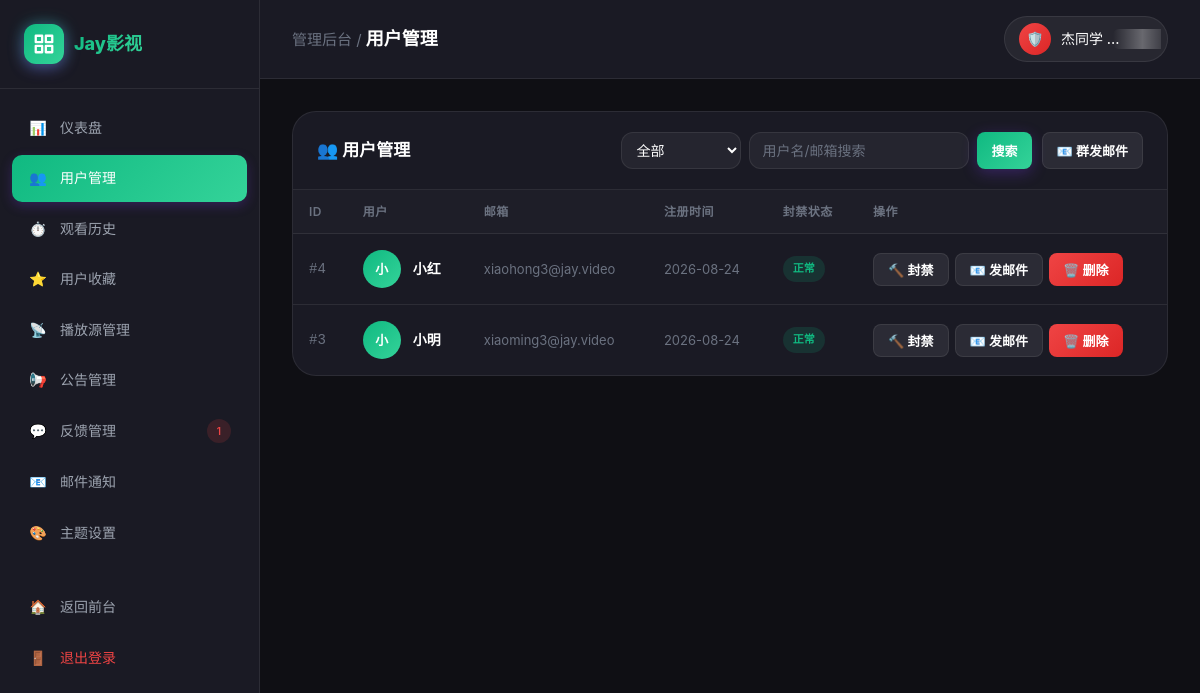
/admin/users.php (signed in), run on the app's committed database.
### tables this page shows
CREATE TABLE users (
            id INTEGER PRIMARY KEY AUTOINCREMENT,
            username TEXT NOT NULL UNIQUE,
            email TEXT NOT NULL UNIQUE,
            password TEXT NOT NULL,
            avatar TEXT DEFAULT '',
            is_banned INTEGER DEFAULT 0,
            ban_reason TEXT DEFAULT '',
            ban_start_time DATETIME,
            ban_end_time DATETIME,
            created_at DATETIME DEFAULT CURRENT_TIMESTAMP,
            updated_at DATETIME DEFAULT CURRENT_TIMESTAMP
        );

### classes/Database.php (called while the page is built, shortened)
<?php
class Database {
    private static $instance = null;
    private $pdo;
    private function __construct() {
        try {
            $this->pdo = new PDO('sqlite:' . DB_PATH);
            $this->pdo->setAttribute(PDO::ATTR_ERRMODE, PDO::ERRMODE_EXCEPTION);
            $this->pdo->setAttribute(PDO::ATTR_DEFAULT_FETCH_MODE, PDO::FETCH_ASSOC);
            $this->pdo->exec("PRAGMA journal_mode=WAL");
            $this->pdo->exec("PRAGMA foreign_keys=ON");
        } catch (PDOException $e) {
            die("数据库连接失败: " . $e->getMessage());
        }
    }
    public static function getInstance() {
        if (self::$instance === null) {
            self::$instance = new self();
        }
        return self::$instance;
    }
    private function initTables() {
        $this->pdo->exec($sql);
    }
    public function query($sql, $params = []) {
        $stmt = $this->pdo->prepare($sql);
        $stmt->execute($params);
        return $stmt;
    }
    public function fetchAll($sql, $params = []) {
        $stmt = $this->query($sql, $params);
        return $stmt->fetchAll();
    }
}
?>

### admin/users.php (the view, shortened to what this page needs)
<?php
include __DIR__ . '/admin_header.php';
$page = max(1, intval($_GET['page'] ?? 1));
$search = trim($_GET['q'] ?? '');
$statusFilter = $_GET['status'] ?? 'all';
$perPage = 20;
$offset = ($page - 1) * $perPage;
$where = [];
$params = [];
$whereSql = $where ? ('WHERE ' . implode(' AND ', $where)) : '';
$users = $db->fetchAll("SELECT * FROM users $whereSql ORDER BY id DESC LIMIT $perPage OFFSET $offset", $params);
?>
<div class="admin-content">
    <div class="panel">
        <div class="panel-header">
            <div class="panel-title">👥 用户管理</div>
            <div style="display:flex;gap:10px;flex-wrap:wrap;">
                <form style="display:flex;gap:8px;" method="get">
                    <select name="status" class="form-input" style="width:120px;padding:8px 10px;">
                        <option value="all" <?php echo $statusFilter === 'all' ? 'selected' : ''; ?>>全部</option>
                    </select>
                    <input type="text" name="q" value="<?php echo htmlspecialchars($search); ?>" placeholder="用户名/邮箱搜索" class="form-input" style="width:220px;padding:8px 12px;">
                    <button type="submit" class="btn btn-primary btn-sm">搜索</button>
                </form>
                <button class="btn btn-outline btn-sm" onclick="sendEmailModal()">📧 群发邮件</button>
            </div>
        </div>
        <div class="panel-body" style="padding:0;">
            <table class="data-table">
                <thead>
                    <tr>
                        <th>ID</th><th>用户</th><th>邮箱</th><th>注册时间</th><th>封禁状态</th><th>操作</th>
                    </tr>
                </thead>
                <tbody>
                    <?php foreach ($users as $u): ?>
                    <tr>
                        <td style="font-family:monospace;color:var(--text-muted);">#<?php echo $u['id']; ?></td>
                        <td>
                            <div class="table-user">
                                <div class="table-avatar">
                                    <?php if (!empty($u['avatar'])): ?>
                                        <img src="../<?php echo htmlspecialchars($u['avatar']); ?>" alt="">
                                    <?php else: echo mb_substr($u['username'], 0, 1); endif; ?>
                                </div>
                                <div>
                                    <div style="font-weight:600;"><?php echo htmlspecialchars($u['username']); ?></div>
                                </div>
                            </div>
                        </td>
                        <td style="color:var(--text-muted);font-size:13px;"><?php echo htmlspecialchars($u['email']); ?></td>
                        <td style="color:var(--text-muted);font-size:13px;"><?php echo date('Y-m-d', strtotime($u['created_at'])); ?></td>
                        <td>
                            <?php if (!$u['is_banned']): ?>
                                <span class="badge badge-success">正常</span>
                            <?php endif; ?>
                        </td>
                        <td>
                            <div style="display:flex;gap:6px;flex-wrap:wrap;">
                                <?php if (!$u['is_banned']): ?>
                                    <button class="btn btn-sm btn-outline" onclick="banModal(<?php echo $u['id']; ?>, '<?php echo htmlspecialchars($u['username']); ?>')">🔨 封禁</button>
                                <?php else: ?>
                                    <button class="btn btn-sm btn-success" onclick="unbanUser(<?php echo $u['id']; ?>)">✅ 解封</button>
                                <?php endif; ?>
                                <button class="btn btn-sm btn-outline" onclick="singleEmailModal(<?php echo $u['id']; ?>, '<?php echo htmlspecialchars($u['username']); ?>')">📧 发邮件</button>
                                <button class="btn btn-sm btn-danger" onclick="deleteUser(<?php echo $u['id']; ?>)">🗑️ 删除</button>
                            </div>
                        </td>
                    </tr>
                    <?php endforeach; ?>
                </tbody>
            </table>
        </div>
    </div>
</div>
<?php include __DIR__ . '/admin_footer.php'; ?>

### assets/css/style.css (style rules this page uses)
* { margin: 0; padding: 0; box-sizing: border-box; }
:root { --primary: #7c3aed; --secondary: #a855f7; --bg-dark: #0f0f14; --bg-card: #1a1a24; --bg-card-hover: #252532; --text-primary: #ffffff; --text-secondary: #9ca3af; --text-muted: #6b7280; --border-color: rgba(255,255,255,0.08); --success: #10b981; --warning: #f59e0b; --danger: #ef4444; --gradient-primary: linear-gradient(135deg, var(--primary) 0%, var(--secondary) 100%); --shadow-card: 0 4px 24px rgba(0, 0, 0, 0.3); --shadow-card-hover: 0 12px 40px rgba(124, 58, 237, 0.25); --radius-sm: 8px; --radius-md: 12px; --radius-lg: 16px; --radius-xl: 24px; }
html, body { background: var(--bg-dark); color: var(--text-primary); font-family: -apple-system, BlinkMacSystemFont, "PingFang SC", "Microsoft YaHei", "Segoe UI", Roboto, sans-serif; min-height: 100vh; overflow-x: hidden; line-height: 1.6; }
body { background: radial-gradient(ellipse at top, rgba(124, 58, 237, 0.1) 0%, transparent 50%), var(--bg-dark); }
button { cursor: pointer; border: none; outline: none; font-family: inherit; font-size: inherit; background: none; color: inherit; }
input, textarea, select { font-family: inherit; font-size: inherit; outline: none; }
.btn { display: inline-flex; align-items: center; justify-content: center; gap: 8px; padding: 10px 20px; border-radius: var(--radius-md); font-weight: 600; font-size: 14px; transition: all 0.2s ease; cursor: pointer; border: none; white-space: nowrap; }
.btn-primary { background: var(--gradient-primary); color: white; box-shadow: 0 4px 15px rgba(124, 58, 237, 0.3); }
.btn-outline { background: rgba(255,255,255,0.08); color: var(--text-primary); border: 1px solid var(--border-color); }
.btn-danger { background: linear-gradient(135deg, #ef4444, #dc2626); color: white; }
.btn-sm { padding: 6px 14px; font-size: 13px; border-radius: 8px; }
.form-input { width: 100%; padding: 14px 16px; background: rgba(255,255,255,0.05); border: 1.5px solid var(--border-color); border-radius: var(--radius-md); color: var(--text-primary); font-size: 14px; transition: all 0.2s ease; }
.form-input::placeholder { color: var(--text-muted); }
.admin-content { padding: 32px; }
.panel { background: var(--bg-card); border-radius: var(--radius-xl); border: 1px solid var(--border-color); margin-bottom: 24px; }
.panel-header { padding: 20px 24px; border-bottom: 1px solid var(--border-color); display: flex; align-items: center; justify-content: space-between; gap: 16px; }
.panel-title { font-size: 17px; font-weight: 700; display: flex; align-items: center; gap: 10px; }
.panel-body { padding: 20px 24px; }
.data-table { width: 100%; border-collapse: collapse; }
.data-table th { text-align: left; padding: 12px 16px; font-size: 12px; font-weight: 600; color: var(--text-muted); text-transform: uppercase; letter-spacing: 0.5px; border-bottom: 1px solid var(--border-color); background: rgba(255,255,255,0.02); }
.data-table td { padding: 16px; border-bottom: 1px solid var(--border-color); font-size: 14px; vertical-align: middle; }
.data-table tr:last-child td { border-bottom: none; }
.table-user { display: flex; align-items: center; gap: 12px; }
.table-avatar { width: 38px; height: 38px; border-radius: 50%; background: var(--gradient-primary); display: flex; align-items: center; justify-content: center; font-weight: 600; font-size: 13px; color: white; flex-shrink: 0; overflow: hidden; }
.badge { display: inline-flex; align-items: center; padding: 4px 10px; border-radius: 999px; font-size: 11px; font-weight: 600; }
.badge-success { background: rgba(16, 185, 129, 0.15); color: var(--success); }

### data on the page
users: id "4", username "小", username "小红", email "xiaohong3@jay.video", created_at "2026-08-24", is_banned "正常"
users: id "3", username "小", username "小明", email "xiaoming3@jay.video", created_at "2026-08-24", is_banned "正常"

### other printed values
$pendingFb "1"
$pageName "用户管理"
ADMIN_USERNAME "杰同学"
